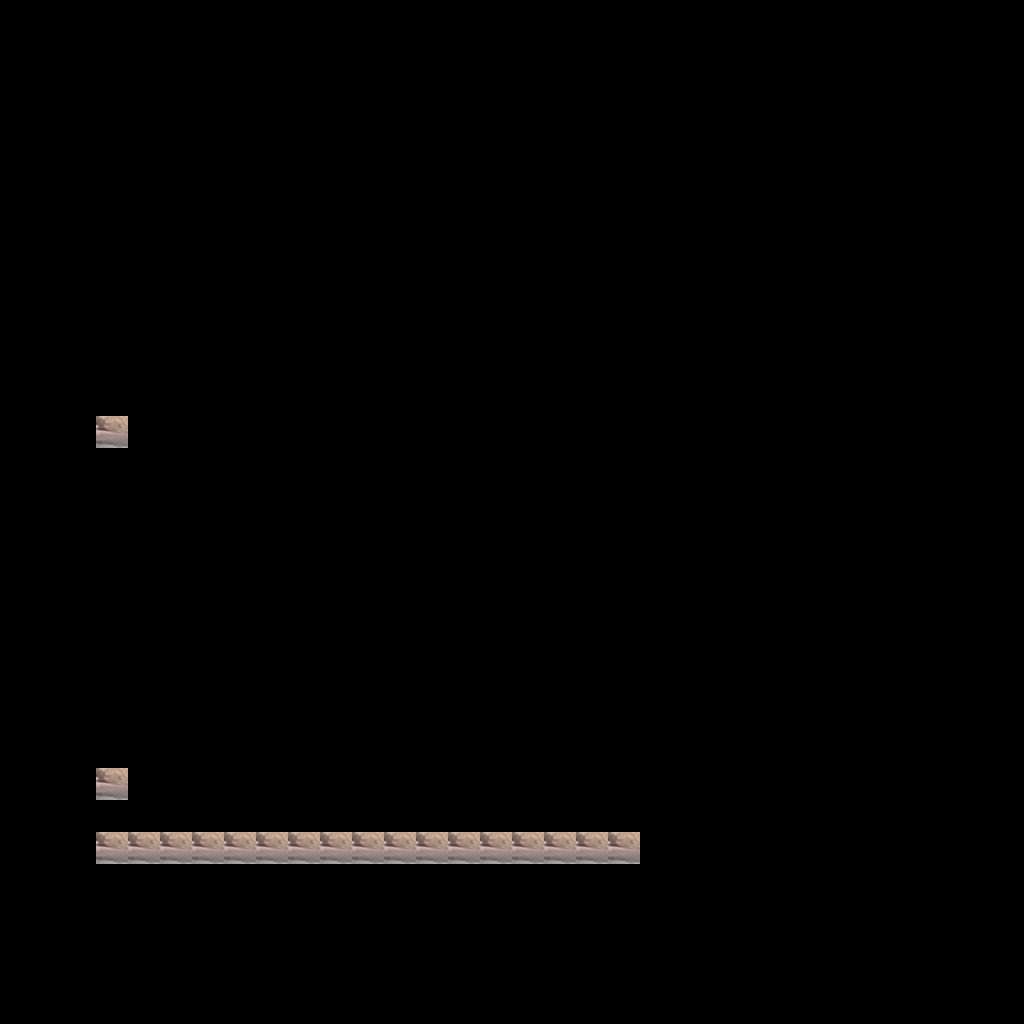

This game map was drawn from its Tiled (.tmx) file and the tilesets committed beside it. A one-line description and the trimmed map source follow:
An orthogonal 32x32 tile map with 32x32 px tiles, 1 tile layer (Tile Layer 1).

<map version="1.0" tiledversion="1.0.3" orientation="orthogonal" renderorder="right-down" width="32" height="32" tilewidth="32" tileheight="32" nextobjectid="1">
 <tileset firstgid="1" source="tileset.tsx" />
 <layer name="Tile Layer 1" width="32" height="32">
  <data>[1024 cells, 19 non-empty, 1 distinct tile ids]</data>
 </layer>
</map>
